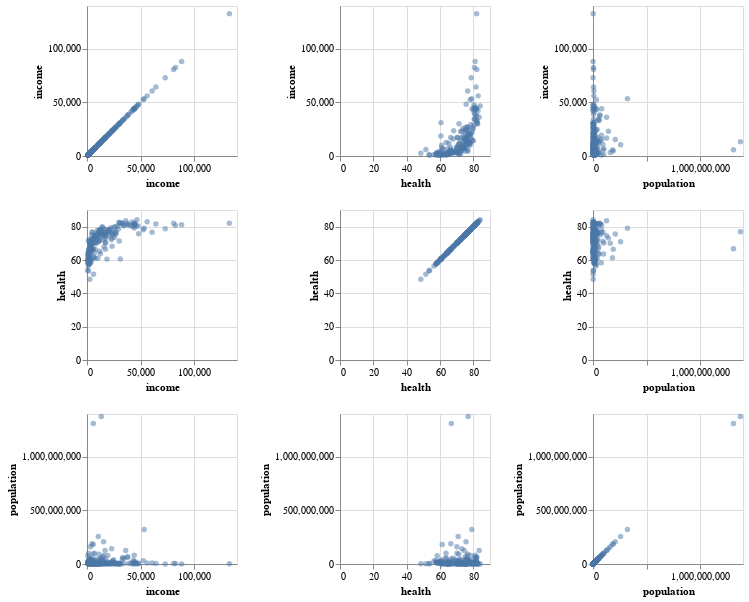

Notebook code cell kept with this figure:
### Code cell
alt.Chart(gapminder).mark_circle(opacity=0.5).encode(
    alt.X(alt.repeat("column"), type='quantitative'),
    alt.Y(alt.repeat("row"), type='quantitative'),
).properties(
    width=150,
    height=150
).repeat(
    row=['income', 'health', 'population'],
    column=['income', 'health', 'population']
)

### Figure 1 — Vega-Lite specification as saved in the notebook (floating-point values rounded to 4 significant figures; data arrays with more than 128 entries replaced by an {"elided": "..."} marker saying what was removed)
{"$schema": "https://vega.github.io/schema/vega-lite/v3.4.0.json", "config": {"background": "white", "mark": {"tooltip": null}, "view": {"height": 300, "width": 400}}, "datasets": {"data-7e3b7ef5d72a8470b0044710e8a24cca": {"elided": "187 records"}}, "repeat": {"column": ["income", "health", "population"], "row": ["income", "health", "population"]}, "spec": {"data": {"name": "data-7e3b7ef5d72a8470b0044710e8a24cca"}, "encoding": {"x": {"field": {"repeat": "column"}, "type": "quantitative"}, "y": {"field": {"repeat": "row"}, "type": "quantitative"}}, "height": 150, "mark": {"opacity": 0.5, "type": "circle"}, "width": 150}}
